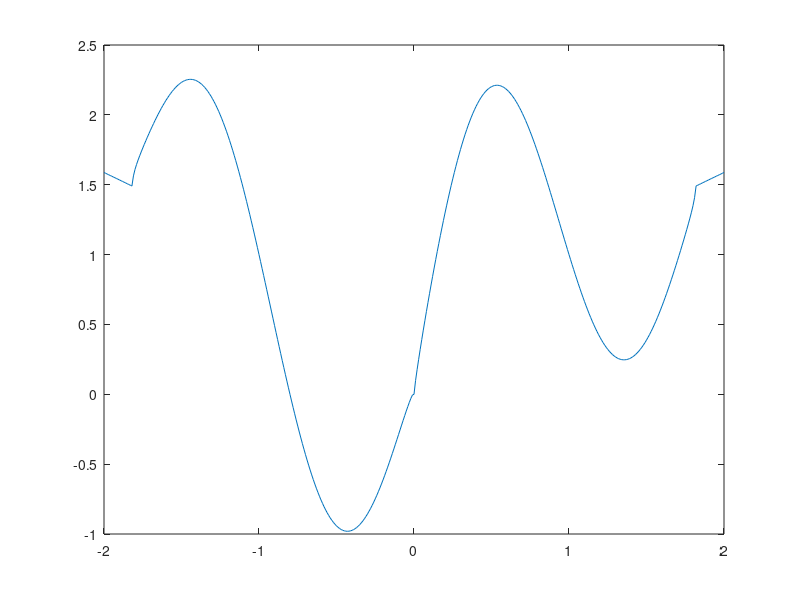

Reproduce this figure in MATLAB.
clc;
x=-2:0.01:2;
for k=1:100
y=(x.^2).^(1/3) + (0.9*sqrt((3.3-x.^2))).*sin(abs(k-101*(k>50))*pi*x);
plot(x,y)
% title(['a=',num2str(abs(k-101*(k>50)))]);
pause(0.1)
% a(k)=abs(k-101*(k>50));
end
